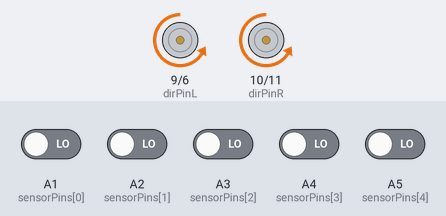
A sketch run on a simulated Arduino Uno, built with avr-gcc and run on an emulated ATmega328P. Shown: direction and speed pins drawn as motors (green arrow = direction pin HIGH = forward, orange = LOW = backward, longer = more drive). Inputs (shaded band) come from the test bench; at power-on: A1 (sensorPins[0]), A2 (sensorPins[1]), A3 (sensorPins[2]), A4 (sensorPins[3]), A5 (sensorPins[4]) LOW.

Above: at 1.2 s.
1.3 s: A3 (sensorPins[2]) driven HIGH
At 1.6 s:
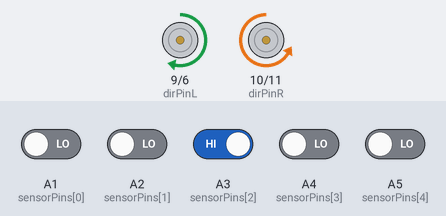
2.8 s: A3 (sensorPins[2]) driven LOW
At 4.0 s:
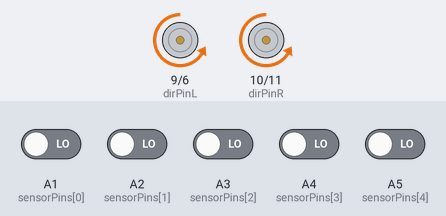
4.3 s: A1 (sensorPins[0]) driven HIGH and A2 (sensorPins[1]) driven HIGH and A3 (sensorPins[2]) driven HIGH and A4 (sensorPins[3]) driven HIGH and A5 (sensorPins[4]) driven HIGH
At 5.2 s:
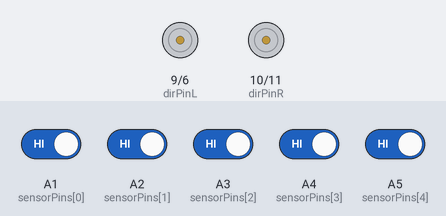
5.8 s: A4 (sensorPins[3]) driven LOW
At 6.4 s:
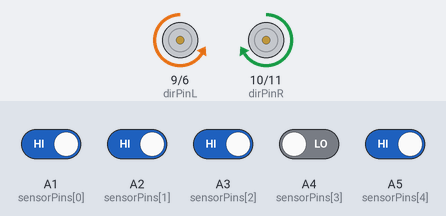
7.3 s: A4 (sensorPins[3]) driven HIGH
At 7.6 s:
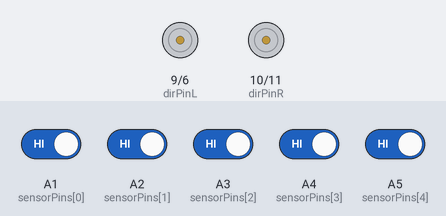
Timing chart, 0 to 9.8 s (numbered marks = the images above; inputs shaded):
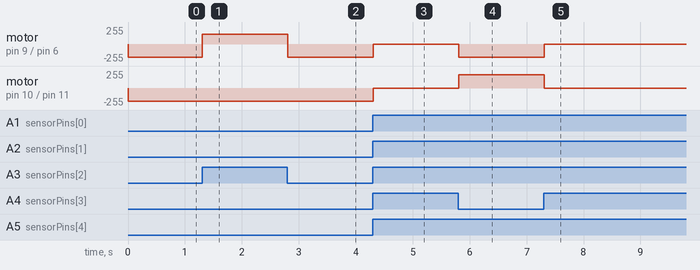

Measured:
- after the input at 1.3 s, motor on pin 9 (dirPinL) / pin 6 (pwmPinL): backward 200/255 → forward 150/255 at once
- after the input at 2.8 s, motor on pin 9 (dirPinL) / pin 6 (pwmPinL): forward 150/255 → backward 200/255 at once
- after the input at 4.3 s, motor on pin 9 (dirPinL) / pin 6 (pwmPinL), motor on pin 10 (dirPinR) / pin 11 (pwmPinR): backward 200/255 → stopped at once
- after the input at 5.8 s, motor on pin 9 (dirPinL) / pin 6 (pwmPinL): stopped → backward 200/255 at once; motor on pin 10 (dirPinR) / pin 11 (pwmPinR): stopped → forward 200/255 at once
- after the input at 7.3 s, motor on pin 9 (dirPinL) / pin 6 (pwmPinL): backward 200/255 → stopped at once; motor on pin 10 (dirPinR) / pin 11 (pwmPinR): forward 200/255 → stopped at once

The sketch:

Robot_with_line_Following.ino
```cpp
// Define pins for Motor Right
const int pwmPinR = 11;     // PWM pin for motor A
const int dirPinR = 10;     // Direction pin for motor A

// Define pins for Motor Left
const int pwmPinL = 6;    // PWM pin for motor B
const int dirPinL = 9;     // Direction pin for motor B

// Line Sensor Pins
const int sensorPins[] = {A1, A2, A3, A4, A5};  // LSS05 pins: OUT1 to OUT5
int sensorValues[5];                        // Array to store sensor readings

void setup() {
    // Set motor pins as outputs
    pinMode(pwmPinR, OUTPUT);
    pinMode(dirPinR, OUTPUT);

    pinMode(pwmPinL, OUTPUT);
    pinMode(dirPinL, OUTPUT);

    // Set up line sensor pins
    for (int i = 0; i < 5; i++) {
        pinMode(sensorPins[i], INPUT);
    }
}

// Function to control a motor1
void controlMotor(int pwmPin, int dirPin, int speed, bool direction) {
    if (direction) {
        digitalWrite(dirPin, LOW);  // LOW might mean "forward" for your motor driver
    } else {
        digitalWrite(dirPin, HIGH); // HIGH might mean "backward"
    }
    analogWrite(pwmPin, speed);       // Set speed (0-255)
}

void loop() {
    // Read sensor values
    for (int i = 0; i < 5; i++) {
        sensorValues[i] = digitalRead(sensorPins[i]);
    }
    // Line-following logic
    if (sensorValues[2] == LOW) {  // Center sensor active (aligned with line)
        controlMotor(pwmPinL, dirPinL, 200, true);  // Move forward
        controlMotor(pwmPinR, dirPinR, 200, true);
    }
    else if (sensorValues[0] == LOW || sensorValues[1] == LOW) {  // Left sensors active
        controlMotor(pwmPinL, dirPinL, 150, false); // Slow/Reverse left motor
        controlMotor(pwmPinR, dirPinR, 200, true);  // Normal forward right motor
    }
    else if (sensorValues[3] == LOW || sensorValues[4] == LOW) {  // Right sensors active
        controlMotor(pwmPinL, dirPinL, 200, true);  // Normal forward left motor
        controlMotor(pwmPinR, dirPinR, 150, false); // Slow/Reverse right motor
    }
    else {  // No sensors detect the line
        controlMotor(pwmPinL, dirPinL, 0, true);  // Stop motors
        controlMotor(pwmPinR, dirPinR, 0, true);
    }

    delay(50);  // Small delay for stability
}
```
